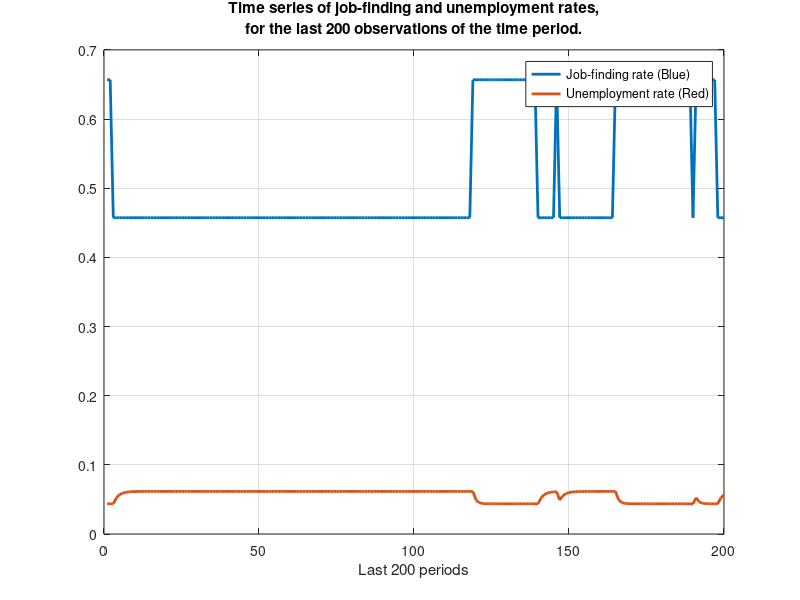

Source code (MATLAB): (Note: a time limit stopped this script after it produced the figure.)
%==========================================================================
%% 2 percentage signs represent sections of code;
% 1 percentage sign represents comments for code or commented out code;

% Answers to question parts that don't involve code can be found at the
% bottom of the programme, in the section ``Questions asked in problemset x
% that don't involve code".

% Text answers to question parts that involve code will be between the
% sub-section label:
%=======
% ANSWER
%=======
% Answer here
%===========
% END ANSWER
%===========

% Comments that are important will be between the sub-section label:
%=====
% NOTE
%=====
% Important note here
%=========
% END NOTE
%=========
% ECO387E Problem Set 2
% Paul Le Tran, plt377
% 7 April, 2022
%==========================================================================

%==========================================================================
%% Setting up workspace
clear all;
close all;
clc;

home_dir = 'path\to\programmes';

cd(home_dir);
%==========================================================================

%==========================================================================
%% Part a (setup): Setting up parameters and transition probabilities with provided information
% Setting up calibration variables to be the same as in problem set 1, 2.
% Assuming wages are completely sticky and follow w(p_{i}) = \omega, which
% is the Nash-Bargained (NB) wage in an economy without productivity shocks
omega = 0.9871;
k = 1.6043;
b = 0.4;
lambda = 0.03;
eta = 0.72;
beta = 0.72;
r = 0.004;
pl = 0.98;
ph = 1.02;
% Given that P(l|h) = P(h|l) = 1 - \pi = 0.04). Therefore, we know P(h|h) =
% P(l|l) = \pi = 0.96
pi = 0.96;
% Setting up error tolerance for value function iteration
eps = 1e-8;
%==========================================================================

%==========================================================================
%% Part ai: Picking an initial guess for U_{i}, W_{i}, and J_{i} for i = {l, h}.
Ul = 0;
Uh = 0;
Wl = 0;
Wh = 0;
Vl = 0;
Vh = 0;
Jl = 0;
Jh = 0;
%==========================================================================

%==========================================================================
%% Part aii: Given your guess for J_{i}, impose the zero-profit condition from vacancy creation and solve for \theta(p_{i}) for both states
%=======
% ANSWER
%=======
% Because of free entry, we know by the zero-profit condition that in the
% basic model, V = 0. In our model, this will also mean V_{l} = V_{h} = 0.
% Therefore, we can say that equation 3 becomes

% 0 = -k + \frac{q(\theta_{i})}{1 + r}[\pi J_{i} + (1 - \pi)J_{j}], for i, j \in {h, l};

% Some algebra will result in the following equation:

% q(\theta_{i}) = \frac{(1 + r)k}{\pi J_{i} + (1 - \pi)J_{j}}, for i, j \in {h, l}.

% Recall that q(\theta) = m(\frac{1}{\theta}, 1). Assuming that the
% matching function follows a Cobb-Douglas structure with \mu = 1, we have:

% q(\theta_{i}) = (\frac{1}{\theta_{i}})^{1/\eta} \implies \theta_{i} =
% (\frac{1}{q(\theta_{i})})^{1/\eta}.

% \therefore \theta_{i} = [\frac{\pi J_{i} + (1 - \pi)J_{j}}{(1 + r)k}]^{1/\eta}.
%===========
% END ANSWER
%===========
%==========================================================================

%==========================================================================
%% Parts aiii, aiv, and av: Performing value function iteration
% Setting up variables to count the number of iterations performed and
% initial error term
iter = 0;
delta = 10;

while delta > eps
  iter = iter + 1;
    
  Jh_new = ph - omega + ((1 - lambda)/(1 + r))*(pi*Jh + (1 - pi)*Jl); 
  Jl_new = pl - omega + ((1 - lambda)/(1 + r))*(pi*Jl + (1 - pi)*Jh); 

  % If the value function iteration process results in market tightness
  % (in either state) to be negative, we force market tightness to equal
  % zero instead.
  xh = ((pi*Jh_new + (1 - pi)*Jl_new)/((1 + r)*k))^(1/eta);
  if xh < 0
    thetah = 0;
  else 
    thetah = xh;
  end
    
  xl = ((pi*Jl_new + (1 - pi)*Jh_new)/((1 + r)*k))^(1/eta);
  if xl < 0
    thetal = 0;
  else 
    thetal = xl;
  end

  Uh_new = b + ((1 - thetah^(1 - eta))/(1+r))*(pi*Uh+(1 - pi)*Ul) + (thetah^(1-eta)/(1+r))*(pi*Wh + (1 - pi)*Wl);
  Ul_new = b + ((1 - thetal^(1 - eta))/(1+r))*(pi*Ul+(1 - pi)*Uh) + (thetal^(1-eta)/(1+r))*(pi*Wl + (1 - pi)*Wh);
    
  Wh_new = omega + ((1 - lambda)/(1+r))*(pi*Wh + (1 - pi)*Wl) + (lambda/(1 + r))*(pi*Uh + (1 - pi)*Ul);
  Wl_new = omega + ((1 - lambda)/(1+r))*(pi*Wl + (1 - pi)*Wh) + (lambda/(1 + r))*(pi*Ul + (1 - pi)*Uh);
    
  % Updating error term
  delta = sqrt((Jh_new - Jh)^2 + (Jl_new - Jl)^2) + sqrt((Wh_new - Wh)^2+(Wl_new - Wl)^2) + sqrt((Uh_new - Uh)^2+(Ul_new - Ul)^2);
    
  Jh = Jh_new;
  Jl = Jl_new;
  Wh = Wh_new;
  Wl = Wl_new;
  Uh = Uh_new;
  Ul = Ul_new;
    
  disp(iter);
  disp(delta);
end

phih = thetah^(1 - eta);
phil = thetal^(1 - eta);
%=======
% ANSWER
%=======
% After performing value function iteration, we obtain the following:
% U_{l} = 238.8522;
% U_{h} = 239.2865;
% W_{l} = 240.0383;
% W_{h} = 240.1457;
% J_{l} = 0.2010;
% J_{h} = 0.5609;
% \theta_{l} = 0.0612;
% \theta_{h} = 0.2228;
% \phi_{l}(\theta_{l}) = 0.4573;
% \phi_{h}(\theta_{h}) = 0.6568.
%===========
% END ANSWER
%===========
%==========================================================================

%==========================================================================
%% Part bi: Now simulate the economy for T = 10000 periods, starting with aggregate state i = l, by following the following procedure: Define vectors S, P, \Theta, \Phi, V, and U of length T.
T = 10000;
S = ones(T,1);
P = zeros(T,1);
Theta = zeros(T,1);
Phi = zeros(T,1);
V = zeros(T,1);
U = zeros(T,1);
%==========================================================================

%==========================================================================
%% Part bii: Draw a vector of T random uniform numbers, R. Simulate the aggregate state i = l for T periods and record it in vector S with value 1 if low state or value 2 if high state.
rng('default');
rng(1);
R = rand(T,1);

for i = 2:T
  if R(i) < 1 - pi && S(i - 1) == 1
    S(i) = 2;
  else 
    if R(i) < 1 - pi && S(i - 1) == 2
      S(i) = 1;
    end 
  end
    
  if R(i) >= 1 - pi
    S(i) = S(i - 1);
  end
end
%==========================================================================

%==========================================================================
%% Part biii: Given the time series for the aggregate state, S, fill in the values of p_{i}, \theta_{i}, and \phi(\theta_{i}) in the corresponding vectors P, \Theta, and \Phi for each period t = 1, \ldots, T.
P(S == 1) = pl;
P(S == 2) = ph;

Theta(S == 1) = thetal;
Theta(S == 2) = thetah;

Phi(S == 1) = phil;
Phi(S == 2) = phih;
%==========================================================================

%==========================================================================
%% Part biv: Simulate the time series of the unemployment rate, U, for t > 1 up to period T, by assuming that U(1) = 0.05 and U(t + 1) = U(t) + \lambda(1 - U(t)) - \Phi(t)*U(t). Compute the time series of vacancies, V.
U(1) = 0.05;
V(1) = U(1)*Theta(1);

for i = 2:T
  U(i) = U(i - 1)+lambda*(1 - U(i - 1)) - Phi(i - 1)*U(i - 1);
  V(i) = U(i)*Theta(i);
end
%==========================================================================

%==========================================================================
%% Part bv: Drop the first 1000 observations in each time series and compute the average of P, \Theta, \Phi, V, and U and the standard deviation of the log of P, \Theta, \Phi, V, and U.
P_m = mean(P(1001:end));
P_sd = std(log(P(1001:end)));

Theta_m = mean(Theta(1001:end));
Theta_sd = std(log(Theta(1001:end)));

Phi_m = mean(Phi(1001:end));
Phi_sd = std(log(Phi(1001:end)));

V_m = mean(V(1001:end));
V_sd = std(log(V(1001:end)));

U_m = mean(U(1001:end));
U_sd = std(log(U(1001:end)));
%==========================================================================

%==========================================================================
%% Part c: Show the sample path for \Phi and U for the last 200 observations of the time series. Does the shape of the two time series differ? If so, explain why.
x = linspace(1, 200, 200);
plot(x', Phi((T - 199):T), 'LineWidth', 2);
hold on
plot(x', U((T - 199):T), 'LineWidth', 2);
grid on
xlabel('Last 200 periods');
hold on

% Creating legend
legend('Job-finding rate (Blue)', 'Unemployment rate (Red)', 'Location', 'Northeast');

% Creating title
title({'Time series of job-finding and unemployment rates,', 'for the last 200 observations of the time period.'});

saveas(gcf, 'path\to\graphics\c_plot.png');
close(gcf);
%=======
% ANSWER
%=======
% The two time series indeed differ in shape. Specifically, we see that in
% periods where the unemployment rate is elevated, the job-finding rate in
% the same time periods decreases to a lower level and remains there. This
% makes sense because as the unemployment rate increases, the job-finding
% rate should decrease as less people are able to move out of unemployment.
%===========
% END ANSWER
%===========
%==========================================================================

%==========================================================================
%% Part d: Set the initial guess in part a to 100 for all value functions and redo the iterative procedure in part a. Do the value functions converge?
Ul_d = 100;
Uh_d = 100;
Wl_d = 100;
Wh_d = 100;
Vl_d = 100;
Vh_d = 100;
Jl_d = 100;
Jh_d = 100;

% Setting up variables to count the number of iterations performed and
% initial error term
iter = 0;
delta = 10;

while delta > eps
  iter = iter + 1;
    
  Jh_d_new = ph - omega + ((1 - lambda)/(1 + r))*(pi*Jh_d + (1 - pi)*Jl_d); 
  Jl_d_new = pl - omega + ((1 - lambda)/(1 + r))*(pi*Jl_d + (1 - pi)*Jh_d); 

  % If the value function iteration process results in market tightness
  % (in either state) to be negative, we force market tightness to equal
  % zero instead.
  xh_d = ((pi*Jh_d_new + (1 - pi)*Jl_d_new)/((1 + r)*k))^(1/eta);
  if xh_d < 0
    thetah_d = 0;
  else 
    thetah_d = xh_d;
  end
    
  xl_d = ((pi*Jl_d_new + (1 - pi)*Jh_d_new)/((1 + r)*k))^(1/eta);
  if xl_d < 0
    thetal_d = 0;
  else 
    thetal_d = xl_d;
  end

  Uh_d_new = b + ((1 - thetah_d^(1 - eta))/(1+r))*(pi*Uh_d+(1 - pi)*Ul_d) + (thetah_d^(1-eta)/(1+r))*(pi*Wh_d + (1 - pi)*Wl_d);
  Ul_d_new = b + ((1 - thetal_d^(1 - eta))/(1+r))*(pi*Ul_d+(1 - pi)*Uh_d) + (thetal_d^(1-eta)/(1+r))*(pi*Wl_d + (1 - pi)*Wh_d);
    
  Wh_d_new = omega + ((1 - lambda)/(1+r))*(pi*Wh_d + (1 - pi)*Wl_d) + (lambda/(1 + r))*(pi*Uh_d + (1 - pi)*Ul_d);
  Wl_d_new = omega + ((1 - lambda)/(1+r))*(pi*Wl_d + (1 - pi)*Wh_d) + (lambda/(1 + r))*(pi*Ul_d + (1 - pi)*Uh_d);
    
  % Updating error term
  delta = sqrt((Jh_d_new - Jh_d)^2 + (Jl_d_new - Jl_d)^2) + sqrt((Wh_d_new - Wh_d)^2+(Wl_d_new - Wl_d)^2) + sqrt((Uh_d_new - Uh_d)^2+(Ul_d_new - Ul_d)^2);
    
  Jh_d = Jh_d_new;
  Jl_d = Jl_d_new;
  Wh_d = Wh_d_new;
  Wl_d = Wl_d_new;
  Uh_d = Uh_d_new;
  Ul_d = Ul_d_new;
    
  disp(iter);
  disp(delta);
end

phih_d = thetah_d^(1 - eta);
phil_d = thetal_d^(1 - eta);
%=======
% ANSWER
%=======
% When comparing the values from this iterative process with the one
% performed in part a, we see that there is no difference between the two
% part results. Therefore, we conclude that the value functions converge.
%===========
% END ANSWER
%===========
%==========================================================================

%==========================================================================
%% Part e: Set r = 0 and redo the iterative procedure in part a. Do the value functions converge?
r = 0;

Ul_e = 0;
Uh_e = 0;
Wl_e = 0;
Wh_e = 0;
Vl_e = 0;
Vh_e = 0;
Jl_e = 0;
Jh_e = 0;

% Setting up variables to count the number of iterations performed and
% initial error term
iter = 0;
delta = 10;

while delta > eps
  iter = iter + 1;
    
  Jh_e_new = ph - omega + ((1 - lambda)/(1 + r))*(pi*Jh_e + (1 - pi)*Jl_e); 
  Jl_e_new = pl - omega + ((1 - lambda)/(1 + r))*(pi*Jl_e + (1 - pi)*Jh_e); 

  % If the value function iteration process results in market tightness
  % (in either state) to be negative, we force market tightness to equal
  % zero instead.
  xh_e = ((pi*Jh_e_new + (1 - pi)*Jl_e_new)/((1 + r)*k))^(1/eta);
  if xh_e < 0
    thetah_e = 0;
  else 
    thetah_e = xh_e;
  end
    
  xl_e = ((pi*Jl_e_new + (1 - pi)*Jh_e_new)/((1 + r)*k))^(1/eta);
  if xl_e < 0
    thetal_e = 0;
  else 
    thetal_e = xl_e;
  end

  Uh_e_new = b + ((1 - thetah_e^(1 - eta))/(1+r))*(pi*Uh_e+(1 - pi)*Ul_e) + (thetah_e^(1-eta)/(1+r))*(pi*Wh_e + (1 - pi)*Wl_e);
  Ul_e_new = b + ((1 - thetal_e^(1 - eta))/(1+r))*(pi*Ul_e+(1 - pi)*Uh_e) + (thetal_e^(1-eta)/(1+r))*(pi*Wl_e + (1 - pi)*Wh_e);
    
  Wh_e_new = omega + ((1 - lambda)/(1+r))*(pi*Wh_e + (1 - pi)*Wl_e) + (lambda/(1 + r))*(pi*Uh_e + (1 - pi)*Ul_e);
  Wl_e_new = omega + ((1 - lambda)/(1+r))*(pi*Wl_e + (1 - pi)*Wh_e) + (lambda/(1 + r))*(pi*Ul_e + (1 - pi)*Uh_e);
    
  % Updating error term
  delta = sqrt((Jh_e_new - Jh_e)^2 + (Jl_e_new - Jl_e)^2) + sqrt((Wh_e_new - Wh_e)^2+(Wl_e_new - Wl_e)^2) + sqrt((Uh_e_new - Uh_e)^2+(Ul_e_new - Ul_e)^2);
    
  Jh_e = Jh_e_new;
  Jl_e = Jl_e_new;
  Wh_e = Wh_e_new;
  Wl_e = Wl_e_new;
  Uh_e = Uh_e_new;
  Ul_e = Ul_e_new;
    
  disp(iter);
  disp(delta);
end

phih_e = thetah_e^(1 - eta);
phil_e = thetal_e^(1 - eta);
%=======
% ANSWER
%=======
% No, the value functions do not converge.
%===========
% END ANSWER
%===========
%==========================================================================

%==========================================================================
%% Part f: Set r = 0.004 as before, but set 1 - \pi = 0.2 and redo the iterative procedures in parts a and b. Show the sample path for \Phi and U for the last 200 observations of the time series. Then compute the average of P, \Theta, \Phi, V, and U and the standard deviation of the log of P, \Theta, \Phi, V, and U. Show averages and standard deviations in the sample table as those in part a. How does switching probability 1 - \pi affect the volatility of job finding and unemployment? Give some intuition for the results.
%===============
% Redoing part a
%===============
r = 0.004;
pi = 0.8;

Ul_f = 0;
Uh_f = 0;
Wl_f = 0;
Wh_f = 0;
Vl_f = 0;
Vh_f = 0;
Jl_f = 0;
Jh_f = 0;

% Setting up variables to count the number of iterations performed and
% initial error term
iter = 0;
delta = 10;

while delta > eps
  iter = iter + 1;
    
  Jh_f_new = ph - omega + ((1 - lambda)/(1 + r))*(pi*Jh_f + (1 - pi)*Jl_f); 
  Jl_f_new = pl - omega + ((1 - lambda)/(1 + r))*(pi*Jl_f + (1 - pi)*Jh_f); 

  % If the value function iteration process results in market tightness
  % (in either state) to be negative, we force market tightness to equal
  % zero instead.
  xh_f = ((pi*Jh_f_new + (1 - pi)*Jl_f_new)/((1 + r)*k))^(1/eta);
  if xh_f < 0
    thetah_f = 0;
  else 
    thetah_f = xh_f;
  end
    
  xl_f = ((pi*Jl_f_new + (1 - pi)*Jh_f_new)/((1 + r)*k))^(1/eta);
  if xl_f < 0
    thetal_f = 0;
  else 
    thetal_f = xl_f;
  end

  Uh_f_new = b + ((1 - thetah_f^(1 - eta))/(1+r))*(pi*Uh_f+(1 - pi)*Ul_f) + (thetah_f^(1-eta)/(1+r))*(pi*Wh_f + (1 - pi)*Wl_f);
  Ul_f_new = b + ((1 - thetal_f^(1 - eta))/(1+r))*(pi*Ul_f+(1 - pi)*Uh_f) + (thetal_f^(1-eta)/(1+r))*(pi*Wl_f + (1 - pi)*Wh_f);
    
  Wh_f_new = omega + ((1 - lambda)/(1+r))*(pi*Wh_f + (1 - pi)*Wl_f) + (lambda/(1 + r))*(pi*Uh_f + (1 - pi)*Ul_f);
  Wl_f_new = omega + ((1 - lambda)/(1+r))*(pi*Wl_f + (1 - pi)*Wh_f) + (lambda/(1 + r))*(pi*Ul_f + (1 - pi)*Uh_f);
    
  % Updating error term
  delta = sqrt((Jh_f_new - Jh_f)^2 + (Jl_f_new - Jl_f)^2) + sqrt((Wh_f_new - Wh_f)^2+(Wl_f_new - Wl_f)^2) + sqrt((Uh_f_new - Uh_f)^2+(Ul_f_new - Ul_f)^2);
    
  Jh_f = Jh_f_new;
  Jl_f = Jl_f_new;
  Wh_f = Wh_f_new;
  Wl_f = Wl_f_new;
  Uh_f = Uh_f_new;
  Ul_f = Ul_f_new;
    
  disp(iter);
  disp(delta);
end

phih_f = thetah_f^(1 - eta);
phil_f = thetal_f^(1 - eta);
%=======
% ANSWER
%=======
% After performing value function iteration, we obtain the following:
% U_{l} = 239.1587;
% U_{h} = 239.2232;
% W_{l} = 240.3013;
% W_{h} = 240.3040;
% J_{l} = 0.2300;
% J_{h} = 0.3252;
% \theta_{l} = 0.0725;
% \theta_{h} = 0.0966;
% \phi_{l}(\theta_{l}) = 0.4797;
% \phi_{h}(\theta_{h}) = 0.5198.
%===========
% END ANSWER
%===========

%======================
% Redoing parts b and c
%======================
S_f = ones(T,1);
P_f = zeros(T,1);
Theta_f = zeros(T,1);
Phi_f = zeros(T,1);
V_f = zeros(T,1);
U_f = zeros(T,1);

rng('default');
rng(1);
R_f = rand(T,1);

for i = 2:T
  if R_f(i) < 1 - pi && S_f(i - 1) == 1
    S_f(i) = 2;
  else 
    if R_f(i) < 1 - pi && S_f(i - 1) == 2
      S_f(i) = 1;
    end 
  end
    
  if R_f(i) >= 1 - pi
    S_f(i) = S_f(i - 1);
  end
end

P_f(S_f == 1) = pl;
P_f(S_f == 2) = ph;

Theta_f(S_f == 1) = thetal_f;
Theta_f(S_f == 2) = thetah_f;

Phi_f(S_f==1) = phil_f;
Phi_f(S_f==2) = phih_f;

U_f(1) = 0.05;
V_f(1) = U_f(1)*Theta_f(1);

for i = 2:T
  U_f(i) = U_f(i - 1)+lambda*(1 - U_f(i - 1)) - Phi_f(i - 1)*U_f(i - 1);
  V_f(i) = U_f(i)*Theta_f(i);
end

P_f_m = mean(P_f(1001:end));
P_f_sd = std(log(P_f(1001:end)));

Theta_f_m = mean(Theta_f(1001:end));
Theta_f_sd = std(log(Theta_f(1001:end)));

Phi_f_m = mean(Phi_f(1001:end));
Phi_f_sd = std(log(Phi_f(1001:end)));

V_f_m = mean(V_f(1001:end));
V_f_sd = std(log(V_f(1001:end)));

U_f_m = mean(U_f(1001:end));
U_f_sd = std(log(U_f(1001:end)));

x = linspace(1, 200, 200);
plot(x', Phi_f((T - 199):T), 'LineWidth', 2);
hold on
plot(x', U_f((T - 199):T), 'LineWidth', 2);
grid on
xlabel('Last 200 periods');
hold on

% Creating legend
legend('Job-finding rate (Blue)', 'Unemployment rate (Red)', 'Location', 'Best');

% Creating title
title({'Time series of job-finding and unemployment rates,', 'for the last 200 observations of the time period.'});

saveas(gcf, 'path\to\graphics\f_plot.png');
close(gcf);
%=======
% ANSWER
%=======
% By decreasing probability \pi from 0.96 to 0.8 (meaning 1 - \pi increases
% from 0.04 to 0.2), we see that there is an increase in the frequency of
% cycles in both the job-finding and unemployment rates. However, we see
% that the standard deviations of both time series decreases. As a result,
% we can say that the volatility of both series decreases.

% Intuitively, this is because by making the probability of switching
% between the high and low states more frequent, the two time series have
% “less time” to move to the new steady-state and achieve in a difference
% of high absolute magnitude. Instead, they will just “wiggle” between
% values whose differences are smaller. In contrast, when the probability
% 1 – \pi is smaller, that results in state changes to become more of a
% bigger “shock”, which can be characterised by the larger standard
% deviations seen in the time series of both rates.
%===========
% END ANSWER
%===========
%==========================================================================
